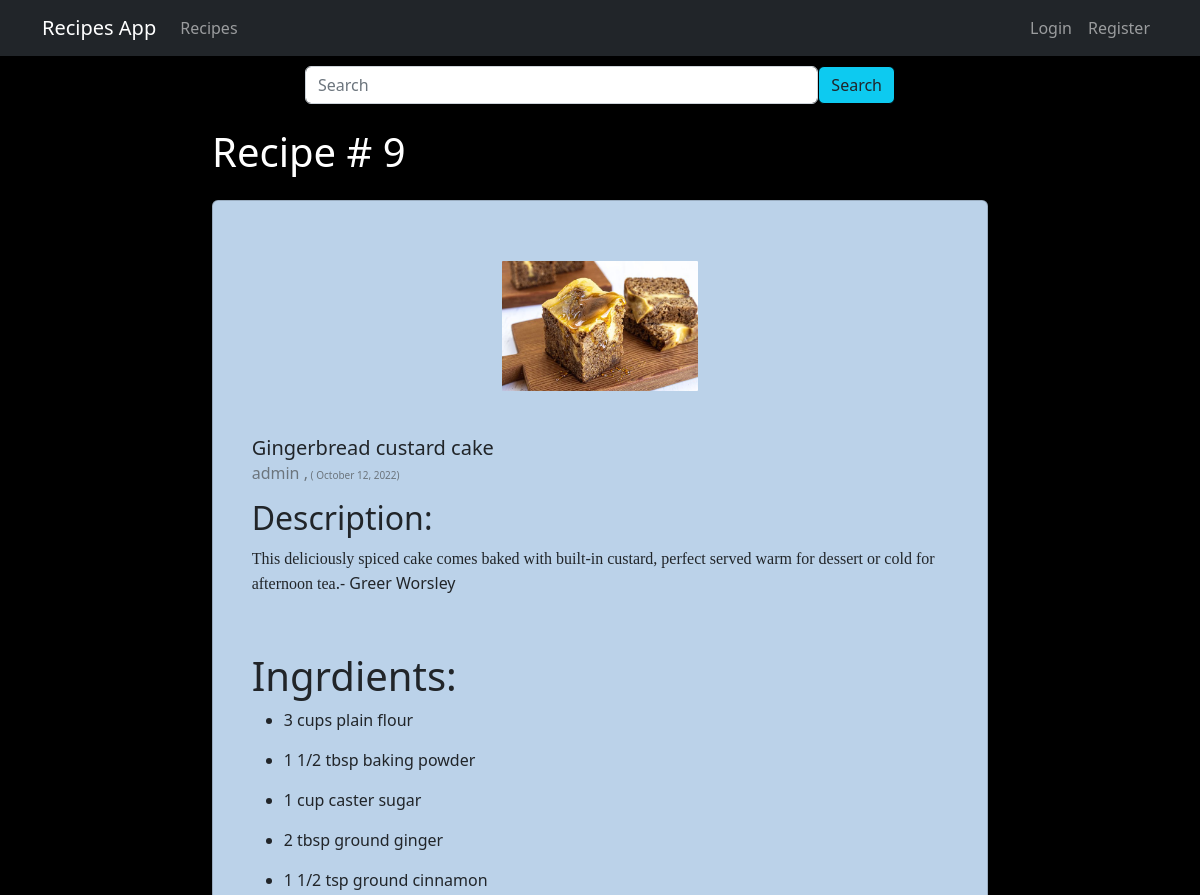
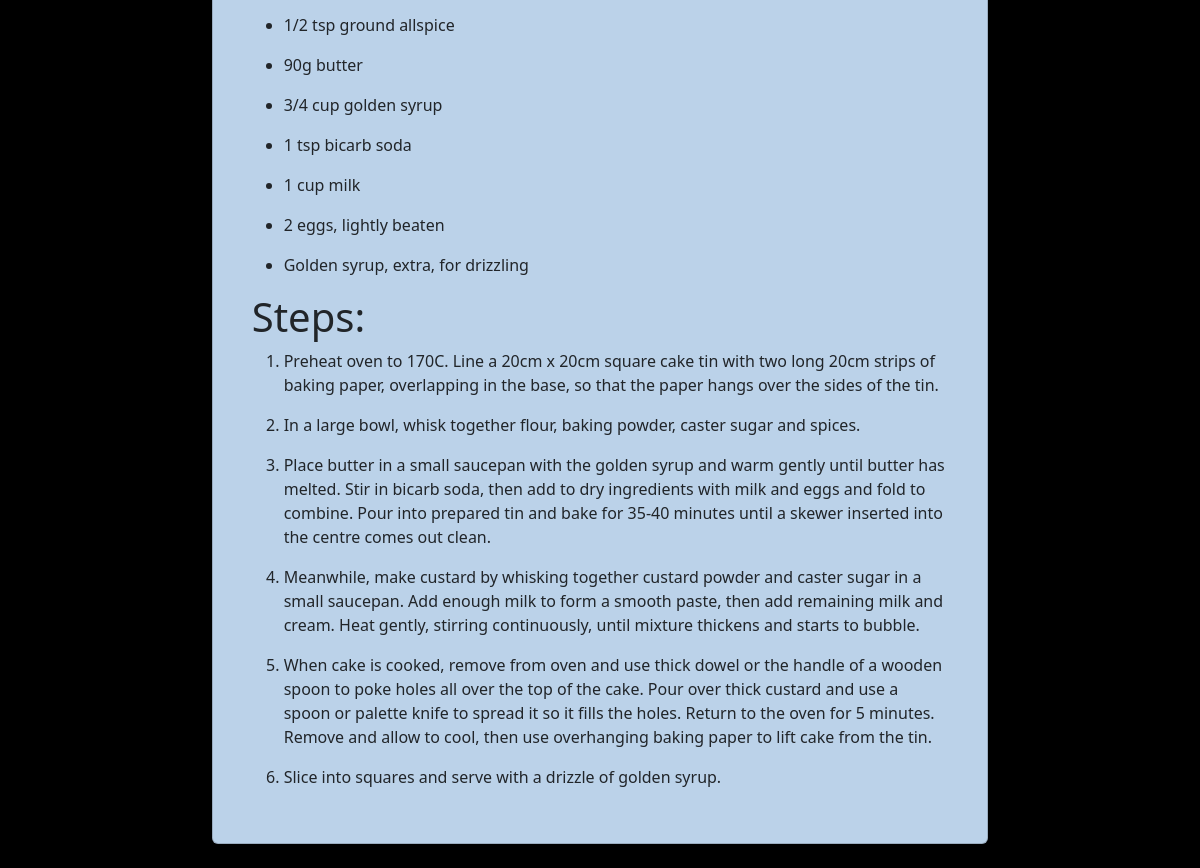
The app's page /recipe/9 with its own data (2 pictures, top to bottom).
### myapp/models.py (models this page shows, shortened)
class Recipe(models.Model):
    title = models.CharField(max_length=100)
    author = models.ForeignKey(User, on_delete=models.CASCADE)
    description = RichTextField()
    ingre = RichTextField()
    steps =RichTextField()
    created_at = models.DateTimeField(auto_now_add=True)
    updated_at = models.DateTimeField(auto_now=True)
    img = models.FileField(upload_to='recipe_img/')

### myapp/views.py (the view)
# urls.py: path('recipe/<int:pk>', RecipeDetailView.as_view(), name="recipes-detail"),
class RecipeDetailView(DetailView):
    model = Recipe
    template_name = 'recipe-detail.html'
    context_object_name = 'recipes'
    def get_context_data(self, **kwargs):
        context = super().get_context_data(**kwargs)
        context['author'] =  Recipe.objects.get(id = self.kwargs['pk']).author
        return context

### Templates/recipe-detail.html (shortened to what this page needs)
{% extends "base.html" %}
{% block content %}
<h1 style="color:white">Recipe # {{object.id}}</h1>
      <div class="card my-4" style='background-color:#bbd2e9'>
     <div class="column" style='  margin: 5%;  '>
    <div class="card-body" style=' display:flex;    '>
   <img
   src="../media/{{object.img}}"
   class=" shadow-1-strong rounded mb-4"
   alt="img" style='padding:5px;width:31%;  margin: auto;  '
   />
  </div>
    <h5 class="card-title">{{ object.title }}</h5>
    <h6 class="card-subtitle mb-2 text-muted">{{ object.author }} ,<span style="font-size:10px">  (  {{ object.updated_at|date:"F d, Y" }}) </span></h6>
    <p class="card-text"><h2>Description:</h2>{{ object.description | safe}}</p>
    <br>
    <p class="card-text"><h1>Ingrdients:</h1>
        {{ object.ingre | safe}}</p>
    <p class="card-text"><h1>Steps:</h1>
        {{ object.steps | safe}}</p>
  </div>
</div>
{% endblock content %}

### records on screen
Recipe: id "9", img (picture), title "Gingerbread custard cake", author "admin", updated_at "October 12, 2022", description "This deliciously spiced cake comes baked with built-in custard, perfect served warm for dessert or cold for afternoon tea .- Greer Worsley", ingre "3 cups plain flour 1 1/2 tbsp baking powder 1 cup caster sugar 2 tbsp ground ginger 1 1/2 tsp ground cinnamon 1/2 tsp ground allspice 90g butter 3/4 cup golden syrup 1 tsp bicarb soda 1 cup milk 2 eggs, lightly beaten Golden syrup, extra, for drizzling", steps "Preheat oven to 170C. Line a 20cm x 20cm square cake tin with two long 20cm strips of baking paper, overlapping in the base, so that the paper hangs over the sides of the tin. In a large bowl, whisk together flour, baking powder, caster sugar and spices. Place butter in a small saucepan with the golden syrup and warm gently until butter has melted. Stir in bicarb soda, then add to dry ingredients with milk and eggs and fold to combine. Pour into prepared tin and bake for 35-40 minutes until a skewer inserted into the centre comes out clean. Meanwhile, make custard by whisking together custard powder and caster sugar in a small saucepan. Add enough milk to form a smooth paste, then add…"
